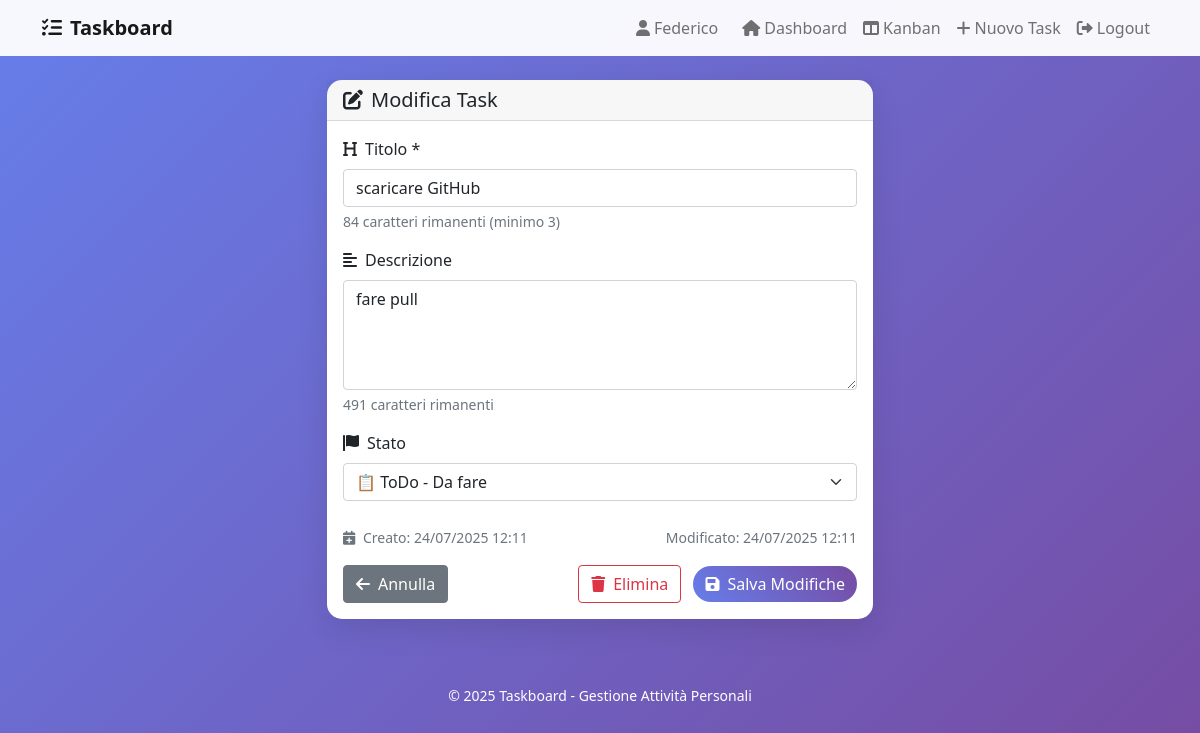
Screenshot of /edit_task/2 (signed in) with the database file from the repository.
### tables this page shows
CREATE TABLE tasks (
                        task_id INTEGER PRIMARY KEY AUTOINCREMENT,
                        title TEXT NOT NULL,
                        description TEXT,
                        status TEXT NOT NULL DEFAULT 'ToDo',
                        user_id INTEGER NOT NULL,
                        created_at TIMESTAMP DEFAULT CURRENT_TIMESTAMP,
                        updated_at TIMESTAMP DEFAULT CURRENT_TIMESTAMP,
                        FOREIGN KEY (user_id) REFERENCES users (user_id) ON DELETE CASCADE
                    );

### main_flask.py (the view, shortened to what this page needs)
@app.route('/edit_task/<int:task_id>', methods=['GET', 'POST'])
def edit_task(task_id):
    if 'user_id' not in session:
        return redirect(url_for('login'))
    task = db_manager.get_task_by_id(task_id)
    if not task or task.user_id != session['user_id']:
        flash('Task non trovato o non autorizzato!', 'error')
        return redirect(url_for('dashboard'))
    return render_template('edit_task.html', task=task)

### database.py (called while the page is built)
    def get_connection(self) -> sqlite3.Connection:
        conn = sqlite3.connect(self.db_path)
        conn.row_factory = sqlite3.Row  # Permette l'accesso per nome colonna
        return conn

    def get_task_by_id(self, task_id: int) -> Optional[Task]:
        try:
            with self.get_connection() as conn:
                cursor = conn.cursor()
                cursor.execute('SELECT * FROM tasks WHERE task_id = ?', (task_id,))
                row = cursor.fetchone()
                if row:
                    return Task(
                        task_id=row['task_id'],
                        title=row['title'],
                        description=row['description'],
                        status=row['status'],
                        user_id=row['user_id']
                    )
                return None
        except sqlite3.Error as e:
            print(f"Errore durante il recupero del task: {e}")
            return None

### templates/edit_task.html (shortened to what this page needs)
{% extends "base.html" %}
{% block content %}
<div class="row justify-content-center">
    <div class="col-md-8 col-lg-6">
        <div class="card">
            <div class="card-header">
                <h5 class="mb-0">
                    <i class="fas fa-edit me-2"></i>Modifica Task
                </h5>
            </div>
            <div class="card-body">
                <form method="POST">
                    <div class="mb-3">
                        <label for="title" class="form-label">
                            <i class="fas fa-heading me-2"></i>Titolo *
                        </label>
                        <input type="text" class="form-control" id="title" name="title"
                               value="{{ task.title }}" placeholder="Inserisci il titolo del task"
                               required minlength="3" maxlength="100">
                        <div class="form-text">Minimo 3 caratteri, massimo 100</div>
                    </div>
                    <div class="mb-3">
                        <label for="description" class="form-label">
                            <i class="fas fa-align-left me-2"></i>Descrizione
                        </label>
                        <textarea class="form-control" id="description" name="description" rows="4"
                                  placeholder="Descrizione dettagliata del task (opzionale)"
                                  maxlength="500">{{ task.description }}</textarea>
                        <div class="form-text">Massimo 500 caratteri</div>
                    </div>
                    <div class="mb-4">
                        <label for="status" class="form-label">
                            <i class="fas fa-flag me-2"></i>Stato
                        </label>
                        <select class="form-select" id="status" name="status" required>
                            <option value="ToDo" {% if task.status == 'ToDo' %}selected{% endif %}>
                                📋 ToDo - Da fare
                            </option>
                        </select>
                    </div>
                    <div class="row mb-3">
                        <div class="col-md-6">
                            <small class="text-muted">
                                <i class="fas fa-calendar-plus me-1"></i>
                                Creato: {{ task.created_at.strftime('%d/%m/%Y %H:%M') }}
                            </small>
                        </div>
                        <div class="col-md-6 text-md-end">
                            <small class="text-muted">
                                Modificato: {{ task.updated_at.strftime('%d/%m/%Y %H:%M') }}
                            </small>
                        </div>
                    </div>
                    <div class="d-flex justify-content-between">
                        <a href="{{ url_for('dashboard') }}" class="btn btn-secondary">
                            <i class="fas fa-arrow-left me-2"></i>Annulla
                        </a>
                        <div>
                            <button type="button" class="btn btn-outline-danger me-2"
                                    onclick="deleteTask({{ task.task_id }}, '{{ task.title }}')">
                                <i class="fas fa-trash me-2"></i>Elimina
                            </button>
                            <button type="submit" class="btn btn-primary">
                                <i class="fas fa-save me-2"></i>Salva Modifiche
                            </button>
                        </div>
                    </div>
                </form>
            </div>
        </div>
    </div>
</div>
{% endblock %}

### templates/base.html (style rules this page uses)
body { background: linear-gradient(135deg, #667eea 0%, #764ba2 100%); min-height: 100vh; font-family: 'Segoe UI', Tahoma, Geneva, Verdana, sans-serif; }
.card { border: none; border-radius: 15px; box-shadow: 0 10px 30px rgba(0,0,0,0.1); }
.btn-primary { background: linear-gradient(45deg, #667eea, #764ba2); border: none; border-radius: 25px; }

### rows the page displays
tasks: title "scaricare GitHub", description "fare pull", status "📋 ToDo - Da fare"

### other values shown
{{ session.username }} "Federico"
{{ task.created_at.strftime('%d/%m/%Y %H:%M') }} "24/07/2025 12:11"
{{ task.updated_at.strftime('%d/%m/%Y %H:%M') }} "24/07/2025 12:11"
